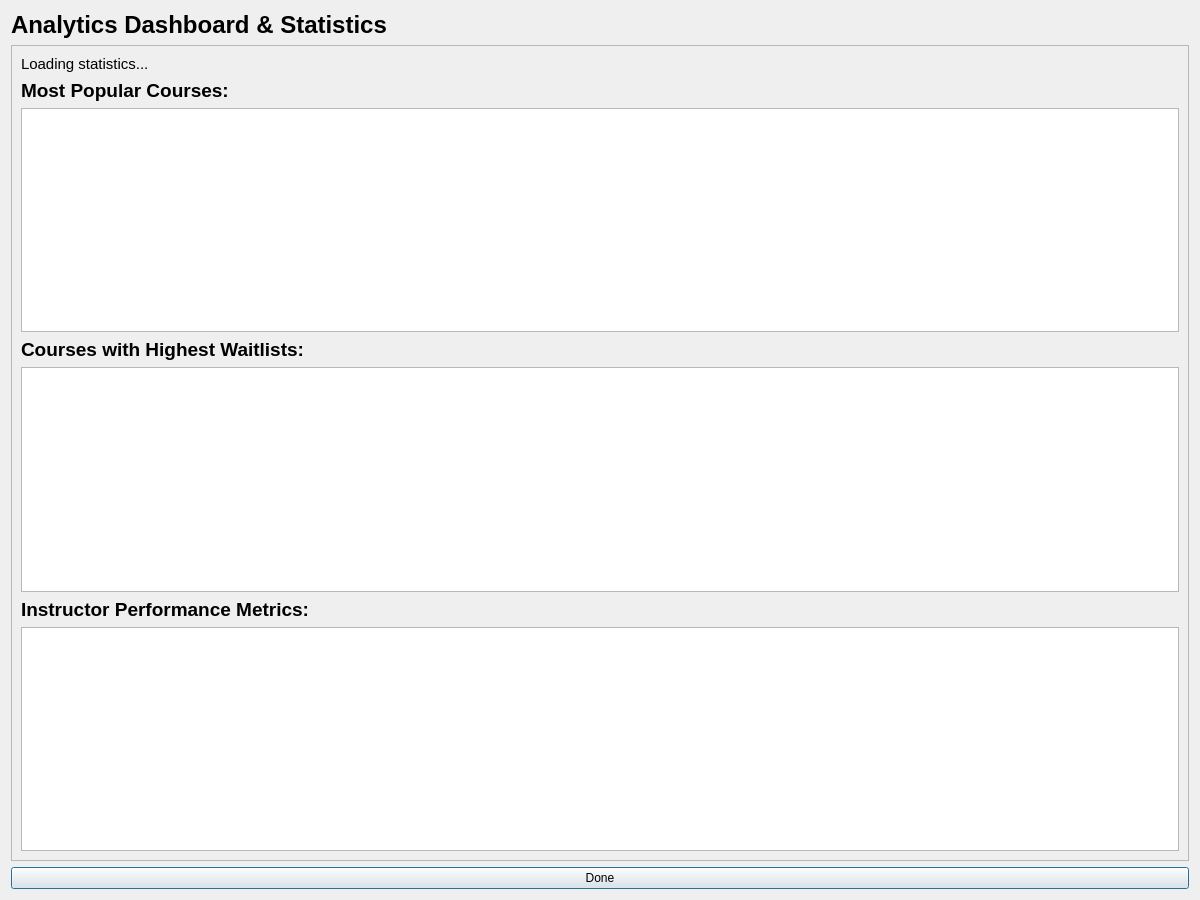
<?xml version="1.0" encoding="UTF-8"?>
<ui version="4.0">
 <class>Analytics</class>
 <widget class="QDialog" name="Analytics">
  <property name="geometry">
   <rect>
    <x>0</x>
    <y>0</y>
    <width>1200</width>
    <height>900</height>
   </rect>
  </property>
  <property name="windowTitle">
   <string>Analytics Dashboard</string>
  </property>
  <layout class="QVBoxLayout" name="verticalLayout">
   <item>
    <widget class="QLabel" name="titleLabel">
     <property name="font">
      <font>
       <pointsize>18</pointsize>
       <bold>true</bold>
      </font>
     </property>
     <property name="text">
      <string>Analytics Dashboard &amp; Statistics</string>
     </property>
    </widget>
   </item>
   <item>
    <widget class="QScrollArea" name="scrollArea">
     <property name="widgetResizable">
      <bool>true</bool>
     </property>
     <widget class="QWidget" name="scrollAreaWidgetContents">
       <layout class="QVBoxLayout" name="scrollVerticalLayout">
        <item>
         <widget class="QLabel" name="summaryLabel">
          <property name="font">
           <font>
            <pointsize>11</pointsize>
           </font>
          </property>
          <property name="text">
           <string>Loading statistics...</string>
          </property>
          <property name="wordWrap">
           <bool>true</bool>
          </property>
         </widget>
        </item>
        <item>
         <widget class="QLabel" name="popularCoursesLabel">
          <property name="font">
           <font>
            <pointsize>14</pointsize>
            <bold>true</bold>
           </font>
          </property>
          <property name="text">
           <string>Most Popular Courses:</string>
          </property>
         </widget>
        </item>
        <item>
         <widget class="QTableWidget" name="popularCoursesTableWidget">
          <property name="minimumSize">
           <size>
            <width>0</width>
            <height>120</height>
           </size>
          </property>
         </widget>
        </item>
        <item>
         <widget class="QLabel" name="waitlistLabel">
          <property name="font">
           <font>
            <pointsize>14</pointsize>
            <bold>true</bold>
           </font>
          </property>
          <property name="text">
           <string>Courses with Highest Waitlists:</string>
          </property>
         </widget>
        </item>
        <item>
         <widget class="QTableWidget" name="waitlistTableWidget">
          <property name="minimumSize">
           <size>
            <width>0</width>
            <height>120</height>
           </size>
          </property>
         </widget>
        </item>
        <item>
         <widget class="QLabel" name="instructorLabel">
          <property name="font">
           <font>
            <pointsize>14</pointsize>
            <bold>true</bold>
           </font>
          </property>
          <property name="text">
           <string>Instructor Performance Metrics:</string>
          </property>
         </widget>
        </item>
        <item>
         <widget class="QTableWidget" name="instructorTableWidget">
          <property name="minimumSize">
           <size>
            <width>0</width>
            <height>150</height>
           </size>
          </property>
         </widget>
        </item>
       </layout>
      </widget>
    </widget>
   </item>
   <item>
    <widget class="QPushButton" name="Done_Button">
     <property name="text">
      <string>Done</string>
     </property>
    </widget>
   </item>
  </layout>
 </widget>
 <resources/>
 <connections/>
</ui>
